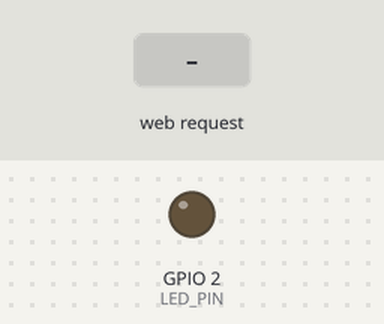
The program below on a simulated ESP32. Parts: output pins drawn as LEDs (lit = HIGH). The test bench sets the inputs (shaded band). WiFi joins after 1.5 s; servers stay silent unless stated; what the program prints to the serial monitor is not drawn.

Above: at 2.7 s.
2.8 s: HTTP request GET /on received
At 4.0 s:
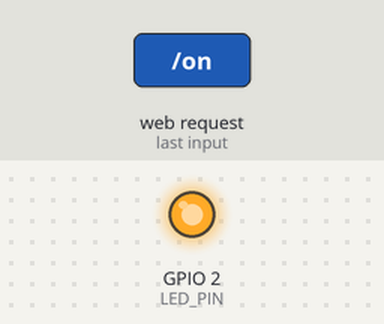
4.3 s: HTTP request GET /off received
At 5.3 s:
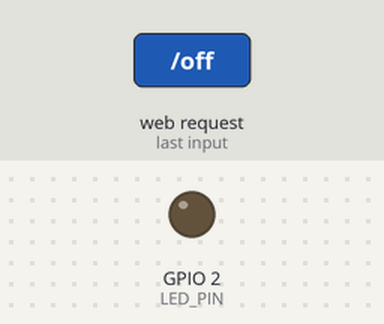
5.8 s: HTTP request GET /toggle received
At 6.5 s:
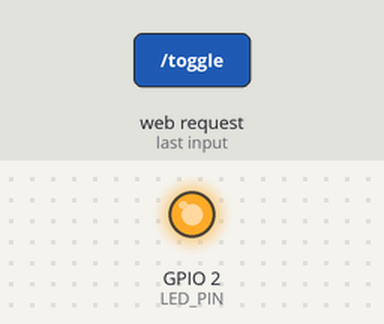
Timing chart, 0 to 8.8 s (numbered marks = the images above; inputs shaded):
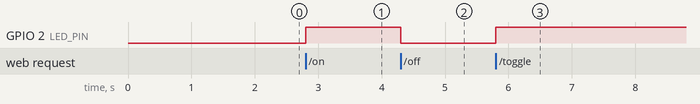

Measured:
- after the input at 2.8 s, GPIO 2 (LED_PIN): LOW → HIGH at once
- after the input at 4.3 s, GPIO 2 (LED_PIN): HIGH → LOW at once
- after the input at 5.8 s, GPIO 2 (LED_PIN): LOW → HIGH at once

The program:

main.cpp
```cpp
#include <Arduino.h>
#include <WiFi.h>
#include <WebServer.h>

#if __has_include("secrets.h")
#include "secrets.h"
#else
#define TH3_WIFI_SSID "YOUR_WIFI_SSID"
#define TH3_WIFI_PASSWORD "YOUR_WIFI_PASSWORD"
#endif

namespace {
constexpr uint8_t LED_PIN = 2;
constexpr uint32_t WIFI_RETRY_MS = 10000;
WebServer server(80);
bool ledOn = false;
uint32_t lastWifiAttemptMs = 0;

void setLed(bool state) {
  ledOn = state;
  digitalWrite(LED_PIN, ledOn ? HIGH : LOW);
}

void sendHomePage() {
  String page;
  page.reserve(1100);
  page += F("<!doctype html><html><head><meta name='viewport' content='width=device-width,initial-scale=1'>");
  page += F("<meta charset='utf-8'><title>ESP32 LED</title><style>");
  page += F("body{font:18px sans-serif;max-width:520px;margin:40px auto;padding:0 16px;text-align:center}");
  page += F("a{display:inline-block;margin:8px;padding:14px 24px;background:#1769aa;color:white;text-decoration:none;border-radius:8px}");
  page += F(".state{font-size:24px;font-weight:bold}</style></head><body><h1>ESP32 LED Control</h1><p class='state'>LED is ");
  page += ledOn ? F("ON") : F("OFF");
  page += F("</p><a href='/on'>ON</a><a href='/off'>OFF</a><a href='/toggle'>TOGGLE</a></body></html>");
  server.send(200, "text/html; charset=utf-8", page);
}

void redirectHome() {
  server.sendHeader("Location", "/", true);
  server.send(303, "text/plain", "LED state updated");
}

void beginWiFi() {
  lastWifiAttemptMs = millis();
  Serial.print("Connecting to SSID: ");
  Serial.println(TH3_WIFI_SSID);
  WiFi.mode(WIFI_STA);
  WiFi.begin(TH3_WIFI_SSID, TH3_WIFI_PASSWORD);

  const uint32_t startedAt = millis();
  while (WiFi.status() != WL_CONNECTED && millis() - startedAt < 20000) {
    delay(500);
    Serial.print('.');
  }
  Serial.println();
  if (WiFi.status() == WL_CONNECTED) {
    Serial.print("HTTP server IP: http://");
    Serial.println(WiFi.localIP());
  } else {
    Serial.println("Wi-Fi not connected yet; retrying in loop.");
  }
}
}  // namespace

void setup() {
  Serial.begin(115200);
  pinMode(LED_PIN, OUTPUT);
  setLed(false);
  beginWiFi();

  server.on("/", HTTP_GET, sendHomePage);
  server.on("/on", HTTP_GET, []() { setLed(true); redirectHome(); });
  server.on("/off", HTTP_GET, []() { setLed(false); redirectHome(); });
  server.on("/toggle", HTTP_GET, []() { setLed(!ledOn); redirectHome(); });
  server.onNotFound([]() { server.send(404, "text/plain", "Not found"); });
  server.begin();
  Serial.println("HTTP server started on port 80.");
}

void loop() {
  server.handleClient();
  if (WiFi.status() != WL_CONNECTED && millis() - lastWifiAttemptMs >= WIFI_RETRY_MS) {
    beginWiFi();
  }
  delay(2);
}
```

secrets.example.h
```cpp
#pragma once

// Copy this file to secrets.h and set the credentials for the Wi-Fi network.
#define TH3_WIFI_SSID "YOUR_WIFI_SSID"
#define TH3_WIFI_PASSWORD "YOUR_WIFI_PASSWORD"
```
